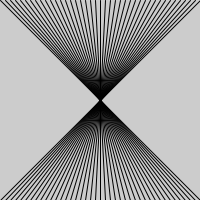
Frame 1 (no input)
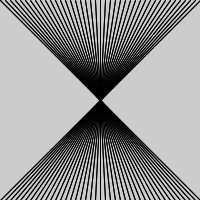
Frame 2 (the mouse pressed at the canvas centre, redrawn once)

The Processing sketch that drew these frames (run headless with seeded random() and noise(); the mouse was pressed at the canvas centre and the sketch redrawn once):

// Processing sketch: processing_15117
// ── processing_15117.pde

void setup(){
  size(200,200);
  noLoop();
}
void draw(){
  for(int a=0;a<=200; a=a+5){
   line(a,0,200-a,200);


  }
}

                
